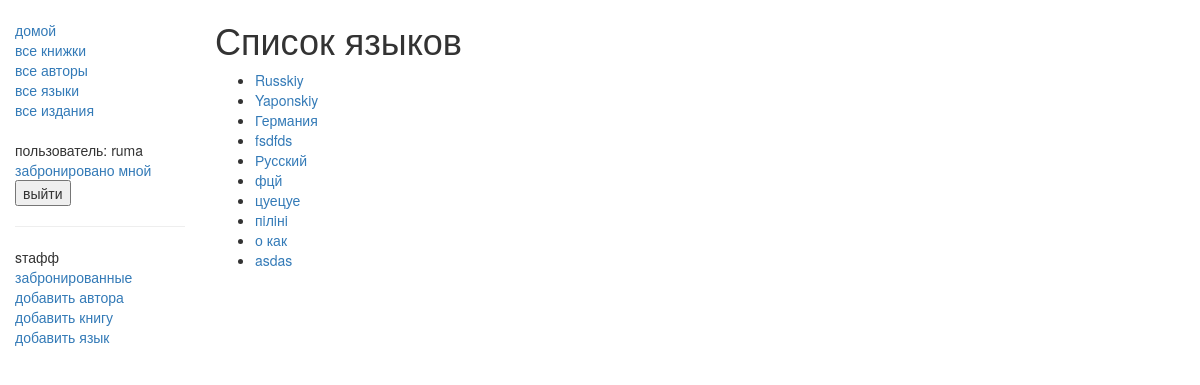
/catalog/language/ (signed in), run on an earlier commit of the app's database.
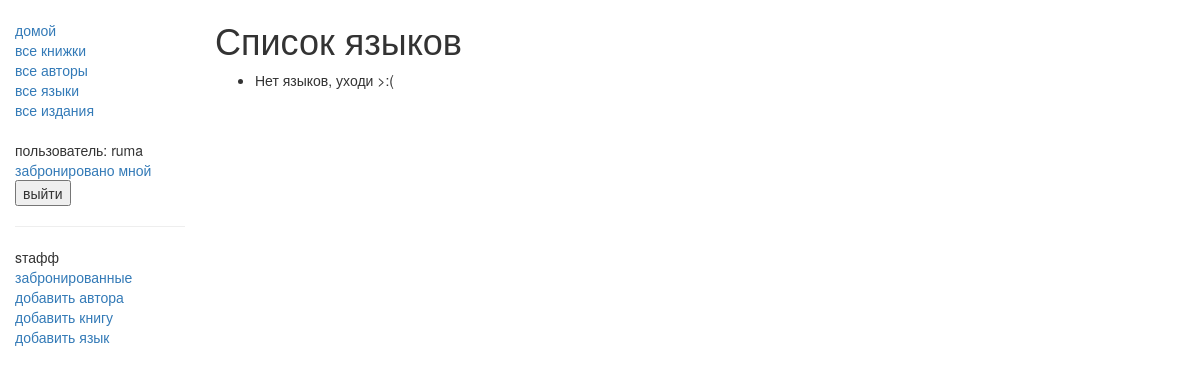
And on a later commit of the database.
### catalog/models.py (models this page shows)
class Language(models.Model):
    name = models.CharField(max_length=200,
                            unique=True,
                            help_text="Enter the book's natural language (e.g. English, French, Japanese etc.)")
    def get_absolute_url(self):
        return reverse('language-detail', args=[str(self.id)])
    def __str__(self):
        return self.name

### catalog/views.py (the view)
# urls.py: path('language/', views.LanguageListView.as_view(), name='languages'),
class LanguageListView(generic.ListView):
    model = Language

### catalog/templates/catalog/language_list.html
{% extends "base_generic.html" %}
{% block content %}
<h1>Список языков</h1>
<ul>
  {% for language in language_list %}
  <li>
    <a href="{{ language.get_absolute_url }}">{{ language }}</a>
  </li>
  {% empty %}
  <li>Нет языков, уходи >:(</li>
  {% endfor %}
</ul>
{% endblock %}

What changed in the data, as far as the page shows it:
removed Language: name "Russkiy"
removed Language: name "Yaponskiy"
removed Language: name "Германия"
removed Language: name "fsdfds"
removed Language: name "Русский"
removed Language: name "фцй"
removed Language: name "цуецуе"
removed Language: name "пiлiнi"
removed Language: name "о как"
removed Language: name "asdas"
Also different on the page:
text now shown: "Нет языков, уходи >:("
